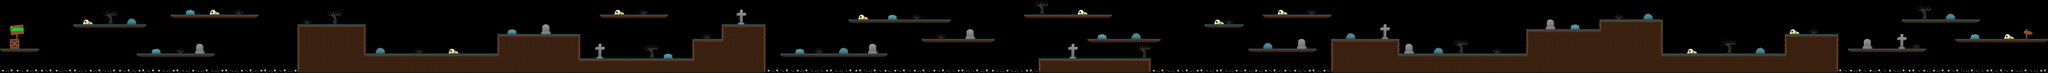

A level layout from a 2D game, rendered from its tile map. Below: a short description, then the map file with tile-grid data replaced by summaries:
An orthogonal 420x15 tile map with 32x32 px tiles, 3 tile layers (suelo, objetos, letra), 3 tilesets and 33 objects (isla 1, isla 2, isla 3, isla 4, isla 5, ...).

<map version="1.8" tiledversion="1.8.2" orientation="orthogonal" renderorder="right-down" width="420" height="15" tilewidth="32" tileheight="32" infinite="0" nextlayerid="7" nextobjectid="35">
 <tileset firstgid="1" source="objetos.tsx" />
 <tileset firstgid="65" source="tiles.tsx" />
 <tileset firstgid="97" source="letra.tsx" />
 <layer id="2" name="suelo" width="420" height="15">
  <data>[6300 cells, 1768 non-empty, 20 distinct tile ids]</data>
 </layer>
 <layer id="3" name="objetos" width="420" height="15">
  <data>[6300 cells, 297 non-empty, 52 distinct tile ids]</data>
 </layer>
 <layer id="6" name="letra" width="420" height="15">
  <data>[6300 cells, 6 non-empty, 6 distinct tile ids]</data>
 </layer>
 <objectgroup id="4" name="terreno">
  <object id="1" name="isla 1" x="-1" y="320" width="257" height="25" />
  <object id="2" name="isla 2" x="481" y="160" width="478" height="25" />
  <object id="3" name="isla 3" x="896" y="354" width="513" height="23" />
  <object id="4" name="isla 4" x="1121" y="96" width="574" height="24" />
  <object id="5" name="isla 5" x="3937" y="97" width="448" height="23" />
  <object id="6" name="isla 6" x="5122" y="353" width="702" height="24" />
  <object id="7" name="isla 7" x="5568" y="129" width="670" height="24" />
  <object id="8" name="isla 8" x="6047" y="256" width="481" height="24" />
  <object id="9" name="isla 9" x="6721" y="96" width="574" height="24" />
  <object id="10" name="isla 10" x="7137" y="257" width="479" height="23" />
  <object id="11" name="isla 11" x="7903" y="160" width="257" height="24" />
  <object id="12" name="isla 12" x="8192" y="320" width="450" height="24" />
  <object id="13" name="isla 13" x="8289" y="96" width="445" height="24" />
  <object id="14" name="isla 14" x="12129" y="320" width="511" height="25" />
  <object id="16" name="isla 15" x="12478" y="129" width="515" height="25" />
  <object id="17" name="isla 16" x="12831" y="256" width="607" height="26" />
  <object id="18" name="huesos 1" x="0" y="457" width="1952" height="23" />
  <object id="19" name="huesos 2" x="5022" y="456" width="1793" height="24" />
  <object id="20" name="huesos 3" x="7553" y="457" width="1182" height="22" />
  <object id="21" name="huesos 4" x="12061" y="458" width="1379" height="22" />
  <object id="22" name="terreno 1" x="1952" y="161" width="449" height="318" />
  <object id="23" name="terreno 2" x="2400" y="354" width="862" height="126" />
  <object id="24" name="terreno 3" x="3265" y="224" width="544" height="254" />
  <object id="25" name="terreno 4" x="3811" y="388" width="737" height="90" />
  <object id="26" name="terreno 5" x="4546" y="257" width="188" height="222" />
  <object id="27" name="terreno 6" x="4736" y="160" width="286" height="319" />
  <object id="28" name="terreno 7" x="6816" y="385" width="737" height="94" />
  <object id="29" name="terreno 8" x="8736" y="257" width="447" height="223" />
  <object id="30" name="terreno 9" x="9183" y="353" width="831" height="127" />
  <object id="31" name="terreno 10" x="10014" y="194" width="480" height="284" />
  <object id="32" name="terreno 11" x="10495" y="128" width="417" height="352" />
  <object id="33" name="terreno 12" x="10913" y="354" width="798" height="124" />
  <object id="34" name="terreno 13" x="11713" y="224" width="349" height="255" />
 </objectgroup>
</map>
